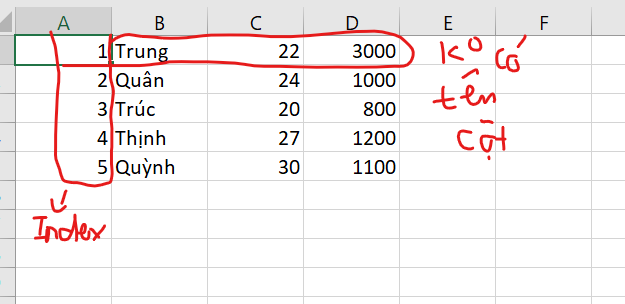
#> input picture Lession_3_pandas/csv_kotieude.png, 625 x 304 px
$ jupyter execute --allow-errors DataProcessing.ipynb
#> lines starting #> are read from the running program, lines starting #| are printed output that depends on the picture
[cell 1]
import pandas as pd
import numpy as np
from PIL import Image

# Các bước: Process

## 1. Read/write Data

## 2. Data cleaning (làm sạch dữ liệu):
. Dữ liệu ban đầu có thể:
- Thiếu giá trị (null)
- Có giá trị ngoại lai (các giá trị cách biệt rất lớn với các giá trị còn lại: vd: tuổi sv đa phần là 18-22 nhưng có đứa lại là 200 tuổi:))
- Có chứa các giá trị ko hợp lệ (tuổi, cân nặng là số âm,...)
- Chức các giá trị NaN (np.NaN), None

### => giải pháp:
. Thay thế giá trị
. Điền dữ liệu phía trên/dưới điền zô ô lỗi
. Loại bỏ fied (loại cái ô lỗi)
. Nội suy giá trị: Dùng hàm nội suy để tính toán ra giá trị bị thiếu để điền zô

# 3. Data Visualiation (Trực quan hóa dữ liệu)
. Có thể trực quan thành đồ thị (dùng matplotlip or seaborn)

# 4. Thao tác dữ liệu

# 1. Read/Write Data
## Đọc file CSV

#### đọc file bình thường

#> (a cell that did not finish here is left out)

#### Đọc file ko tiêu đề, có cột index

[cell 3]
image = Image.open('csv_kotieude.png')
#> image is the input picture: PIL image 625x304 RGBA; mean R, G, B, A 244.3, 239, 238.9, 255
image

#> (a cell that did not finish here is left out)

#### file có định dạng ngăn cách bởi ;
vd: csv bình thường: họ tên,tuổi,lương

    kiểu kỳ quái: họ tên;tuổi;lương

#> (a cell that did not finish here is left out)

#### lấy ra 2 cột mà hoyy

#> (a cell that did not finish here is left out)

#### ghi dataframe vào file

[cell 7]
dfx = pd.DataFrame({
    'ID': ['nv1', 'nv2', 'nv3', 'nv4', 'nv5', 'nv6'],
    'Name': ['Trung', 'Quân', 'Hải', 'Thanh', 'Phát', np.NaN]
})
dfx[1:].to_csv('output.csv')

dfx.to_csv('output2.csv', sep = ';') #lưu csv với ngăn cách là dấu ;

[cell 8]
dfx_read = pd.read_csv('output.csv')
dfx_read

### đọc file excel

#> (a cell that did not finish here is left out)

#> (a cell that did not finish here is left out)

### read file với các dòng đầu ko phải dữ liệu (mô tả)

#> (a cell that did not finish here is left out)

#> (a cell that did not finish here is left out)

### lấy 2 trên 3 cột

#> (a cell that did not finish here is left out)

#> (a cell that did not finish here is left out)

### sau khi read file thì nên ktra lại info của df đó

#> (a cell that did not finish here is left out)

# 2. Data Cleaning (Làm sạch Data)

[cell 16]
data = {
    'ID': pd.Series(['A01', 'A02', 'A03', 'A04', 'A05']),
    'Name': pd.Series(['Trung', 'Quân', 'Thịnh', 'Thắng', 'Huy']),
    'Age': pd.Series([22, 24, 23, 27, 9999]),
    'Salary': pd.Series([5000, 300, np.NaN, 380, 1200]),
    'Experience': pd.Series([1, 2, 7, 2, np.NaN])
}

df = pd.DataFrame(data)
df

### 1. thay thế

[cell 17]
#thay thế tất cả giá trị
#df.replace(9999, 0, inplace = True)
#df

#thay thế cho 1 cột mà hoy
df['Age'].replace(9999, 0, inplace = True)
df

df.replace(np.NaN, 0, inplace = True)
df

[cell 18]
data = {
    'ID': pd.Series(['A01', 'A02', 'A03', 'A04', 'A05']),
    'Name': pd.Series(['Trung', 'Quân', 'Thịnh', 'Thắng', 'Huy']),
    'Age': pd.Series([22, 24, 23, 27, 9999]),
    'Salary': pd.Series([5000, 300, np.NaN, 380, 1200]),
    'Experience': pd.Series([1, 2, 7, 2, np.NaN])
}

df = pd.DataFrame(data)
df

[cell 19]
##thay thế với giá trị null (NaN)
#lấy dòng trên (có giá trị != null) điền xuống dòng dưới (có giá trị null)
df = df.fillna(method ='ffill')
df

[cell 20]
data = {
    'ID': pd.Series(['A01', 'A02', 'A03', 'A04', 'A05']),
    'Name': pd.Series(['Trung', 'Quân', 'Thịnh', 'Thắng', 'Huy']),
    'Age': pd.Series([22, 24, 23, 27, 9999]),
    'Salary': pd.Series([5000, 300, np.NaN, 380, 1200]),
    'Experience': pd.Series([1, 2, 7, 2, np.NaN])
}

df = pd.DataFrame(data)
df

[cell 21]
##thay thế với giá trị null (NaN)
#lấy dòng dưới (có giá trị != null) điền xuống dòng trên (có giá trị null)
df = df.fillna(method ='backfill')
df

[cell 22]
data = {
    'ID': pd.Series(['A01', 'A02', 'A03', 'A04', 'A05']),
    'Name': pd.Series(['Trung', 'Quân', 'Thịnh', 'Thắng', 'Huy']),
    'Age': pd.Series([22, 24, 23, 27, 9999]),
    'Salary': pd.Series([5000, 300, np.NaN, 380, 1200]),
    'Experience': pd.Series([1, 2, 7, 2, np.NaN])
}

df = pd.DataFrame(data)
print(df)

# thay thế tất cả giá trị null = 0
df = df.fillna(0)
df

[cell 23]
data = {
    'ID': pd.Series(['A01', 'A02', 'A03', 'A04', 'A05']),
    'Name': pd.Series(['Trung', 'Quân', 'Thịnh', 'Thắng', 'Huy']),
    'Age': pd.Series([22, 24, 23, 27, 9999]),
    'Salary': pd.Series([5000, 300, np.NaN, 380, 1200]),
    'Experience': pd.Series([1, 2, 7, 2, np.NaN])
}

df = pd.DataFrame(data)
print(df)

##---------Thay thế giá trị null theo kiểu hợp lý hơn nè--------##

maxAge = df['Age'].max()
avgSalary = df['Salary'].mean()
medianExperience = df['Experience'].median()

#thay null trong age, salary, experience = maxAge, averageSalary, medianExperience
df = df.fillna(value={'Age': maxAge, 'Salary': avgSalary, 'Experience': medianExperience})
df

### xóa các dòng/cột null

[cell 24]
#xóa các dòng có giá trị null
df.dropna(axis = 0, inplace = True)

#xóa các cột có giá trị null
df.dropna(axis = 1, inplace = True)

### xử lý dữ liệu trùng

[cell 25]
data = {
    'ID': pd.Series(['A01', 'A02', 'A03', 'A04', 'A05', 'A01']),
    'Name': pd.Series(['Trung', 'Quân', 'Thịnh', 'Thắng', 'Huy', 'Trung']),
    'Age': pd.Series([22, 24, 23, 27, 9999, 22]),
    'Salary': pd.Series([5000, 300, np.NaN, 380, 1200, 5000]),
    'Experience': pd.Series([1, 2, 7, 2, np.NaN, 1])
}

df = pd.DataFrame(data)
print(df)
df.duplicated()  ##các dòng trả về false thì ko có dòng nào trùng:), True nếu dòng thứ i đó trùng


# xóa các dòng trùng (có thể ktra trên các cột)
dfFix = df.drop_duplicates()
dfFix

### xử dụng nội suy tuyến tính để loại bỏ null

[cell 26]
data = {
    'ID': pd.Series(['A01', 'A02', 'A03', 'A04', 'A05', 'A01']),
    'Name': pd.Series(['Trung', 'Quân', 'Thịnh', 'Thắng', 'Huy', 'Trung']),
    'Age': pd.Series([22, 24, 23, 27, 9999, 22]),
    'Salary': pd.Series([5000, 300, np.NaN, 380, 1200, 5000]),
    'Experience': pd.Series([1, 2, 7, 2, np.NaN, 1])
}

df = pd.DataFrame(data)
print(df)

df.interpolate(inplace = True)
df

[cell 27]
### sử dụng map
data = {
    'ID': pd.Series(['A01', 'A02', 'A03', 'A04', 'A05', 'A01']),
    'Name': pd.Series(['Trung', 'Quân', 'Thịnh', 'Thắng', 'Huy', 'Trung']),
    'Age': pd.Series([22, 24, 23, 27, 9999, 22]),
    'Salary': pd.Series([5000, 300, np.NaN, 380, 1200, 5000]),
    'Experience': pd.Series([1, 2, 7, 2, np.NaN, 1]),
    'Department': pd.Series(['IT', 'KT', 'LT', 'PV', 'HR', 'IT'])
}

df = pd.DataFrame(data)

Department = {
    'KT' : 'Kế Toán',
    'IT' : 'Kỹ Thuật',
    'LT' : 'Lễ Tân',
    'PV' : 'Phỏng Vấn',
    'HR' : 'Nhân Sự'
}

df['Department'] = df['Department'].map(Department)
df

## 3. Trực quan hóa

### Bar plot: biểu đồ cột

[cell 28]
data = {
    'ID': pd.Series(['A01', 'A02', 'A03', 'A04', 'A05', 'A06']),
    'Name': pd.Series(['Trung', 'Quân', 'Thịnh', 'Thắng', 'Huy', 'An']),
    'Age': pd.Series([22, 24, 23, 27, 29, 21]),
    'Salary': pd.Series([5000, 300, 200, 380, 1200, 500]),
    'Experience': pd.Series([1, 2, 7, 2, np.NaN, 1]),
    'Department': pd.Series(['IT', 'KT', 'LT', 'PV', 'HR', 'IT'])
}
df = pd.DataFrame(data)

[cell 29]
df['Salary'].plot.bar()
#> figure, not shown here; tallest bar 5000 high, from x = -0.25 to 0.25

[cell 30]
#tương tự nè
df['Salary'].plot(kind = 'bar')

[cell 31]
#vẽ tất cả các column có giá trị là số
df.plot.bar()
#> figure, not shown here; tallest bar 29 high, from x = 3.75 to 3.92; tallest bar 5000 high, from x = -0.0833 to 0.0833; tallest bar 7 high, from x = 2.08 to 2.25

[cell 32]
df[['Age', 'Experience']].plot.bar()
#> figure, not shown here; tallest bar 29 high, from x = 3.75 to 4; tallest bar 7 high, from x = 2 to 2.25

[cell 33]
#cột mà nằm ngang:))
df.plot.barh()
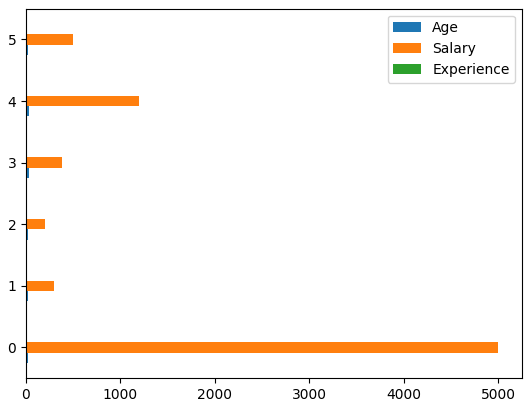
#> figure drawn by matplotlib, 1 panel

### Boxplot: biểu đồ hộp
dùng để ktra dữ liệu có tồn tại outlier hay ko

[cell 34]
Image.open('Box_plot_description.jpg')
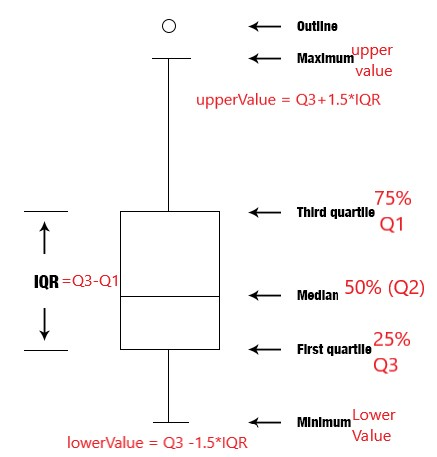
#> input picture Lession_3_pandas/Box_plot_description.jpg, 437 x 457 px

[cell 35]
df.plot.box()

df[["Age"]].plot.box()
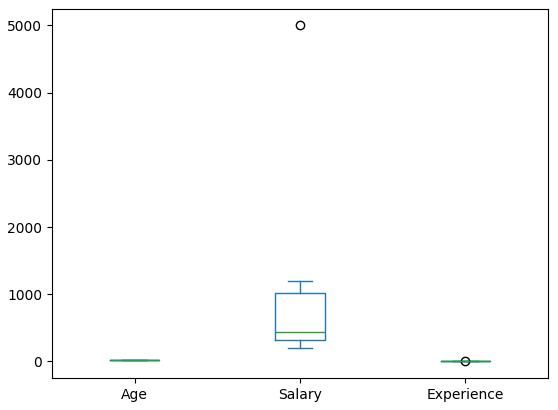
#> figure drawn by matplotlib, 1 panel
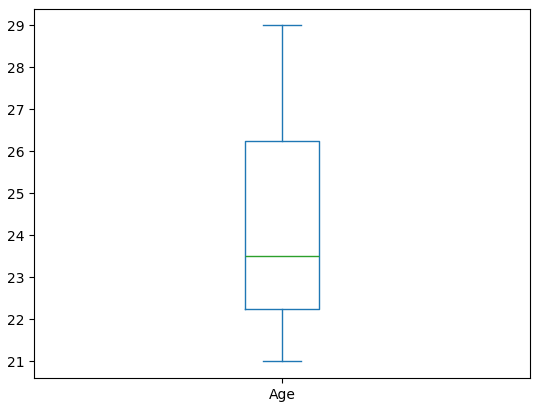
#> figure drawn by matplotlib, 1 panel

## Histogram
. Dạng phân phối tần xuất của 1 tập dữ liệu liên tục
- xem dc tần xuất suất hiện, phân bổ của dữ liệu
- xem dc tỉ lệ xuất hiện của dữ liệu

[cell 36]
df.plot.hist()
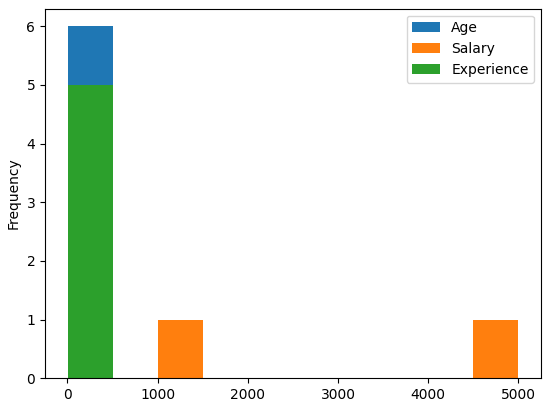
#> figure drawn by matplotlib, 1 panel; tallest bar 6 high, from x = 1 to 500.9; tallest bar 4 high, from x = 1 to 500.9; tallest bar 5 high, from x = 1 to 500.9

[cell 37]
df['Salary'].plot.hist()
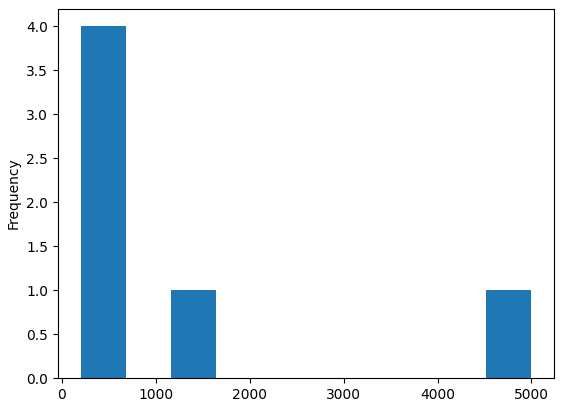
#> figure drawn by matplotlib, 1 panel; tallest bar 4 high, from x = 200 to 680

## biểu đồ đường thẳng: plot
- Xem sự thay đổi dữ liệu theo thời gian

[cell 38]
df.plot()
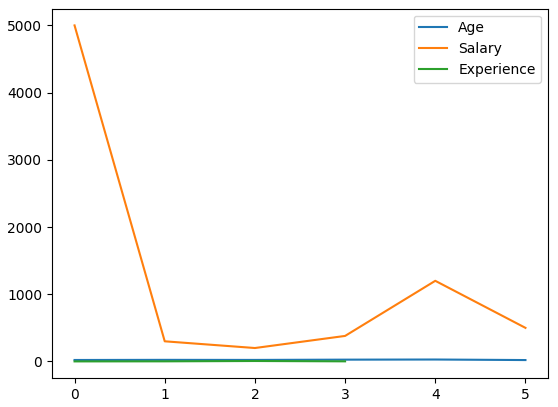
#> figure drawn by matplotlib, 1 panel

[cell 39]
df[['Age', 'Salary']].plot()
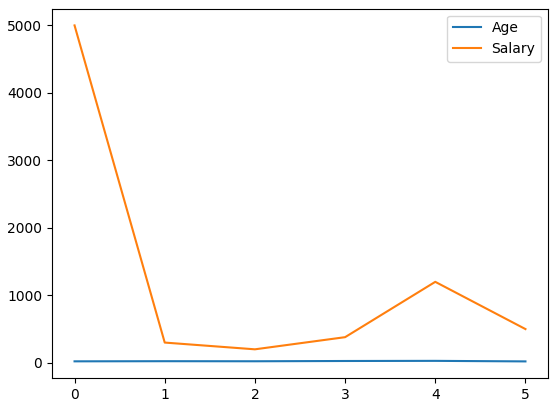
#> figure drawn by matplotlib, 1 panel

[cell 40]
df

## biểu đồ tròn: làm báo cáo, thống kê nhanh...

[cell 41]
df['Age'].plot.pie()
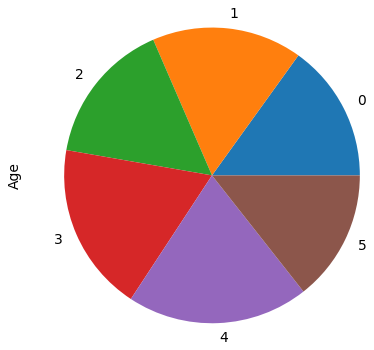
#> figure drawn by matplotlib, 1 panel

# 4. Thao tác dữ liệu

[cell 42]
data = {
    'ID': pd.Series(['A01', 'A02', 'A03', 'A04', 'A05', 'A06']),
    'Name': pd.Series(['Trung', 'Quân', 'Thịnh', 'Thắng', 'Huy', 'An']),
    'Age': pd.Series([22, 24, 23, 27, 29, 21]),
    'Salary': pd.Series([5000, 300, 200, 380, 1200, 500]),
    'Experience': pd.Series([1, 2, 7, 2, np.NaN, 1]),
    'Department': pd.Series(['IT', 'KT', 'LT', 'PV', 'HR', 'IT'])
}
df = pd.DataFrame(data)
df

[cell 43]
#lấy ra các nhân viên có tuổi > 25
df[df['Age'] > 25]

df[(df['Age'] > 25) & (df['Age'] < 28 )]

## Thêm cột mới

[cell 44]
df['Năm Sinh'] = 2021 - df['Age']
df

## Xóa cột/dòng

[cell 45]
#xóa cột
df1 = df.drop('Năm Sinh', axis = 1)
df1

#xóa dòng
df1 = df.drop(2, axis = 0) #xóa dòng 2
df1

## Group data và tổng hợp

[cell 46]
# gom nhóm theo phòng ban
dfGroup = df.groupby(by='Department').count()

#set lại index nè
dfGroup2 = df.groupby(by='Department', as_index = False).count()[['Name']]
dfGroup2

#df.groupby(by=['Department', 'Experience']).count()

[cell 47]
dfGroup[['Name']]

dfGroup['Name']

## Gộp dữ liệu

[cell 48]
data = {
    'ID': pd.Series(['A01', 'A02', 'A03', 'A04', 'A05', 'A06']),
    'Name': pd.Series(['Trung', 'Quân', 'Thịnh', 'Thắng', 'Huy', 'An']),
    'Age': pd.Series([22, 24, 23, 27, 29, 21]),
    'Salary': pd.Series([5000, 300, 200, 380, 1200, 500]),
    'Experience': pd.Series([1, 2, 7, 2, np.NaN, 1]),
    'Department': pd.Series(['IT', 'KT', 'LT', 'PV', 'HR', 'IT'])
}
df1 = pd.DataFrame(data)
df1

[cell 49]
data = {
    'ID': pd.Series(['A011', 'A012', 'A013', 'A014', 'A015', 'A016']),
    'Name': pd.Series(['Trang', 'Quỳnh', 'Thành', 'Thanh', 'Hùng', 'Ánh']),
    'Age': pd.Series([32, 25, 21, 27, 22, 28]),
    'Salary': pd.Series([500, 300, 200, 380, 1200, 500]),
    'Experience': pd.Series([1, 2, 7, 2, np.NaN, 1]),
    'Department': pd.Series(['IT', 'KT', 'LT', 'PV', 'HR', 'IT'])
}
df2 = pd.DataFrame(data)
df2

[cell 50]
#Gộp các cột lại (merge các cột lại)
dfNew_col = pd.concat([df1, df2], axis = 1)
dfNew_col

[cell 51]
#Gộp các dòng lại (merge các dòng lại <=> thêm các dòng mới zô á)
dfNew_row = pd.concat([df1, df2], axis = 0)
dfNew_row

[cell 52]
data1 = {
    'ID': pd.Series(['A01', 'A02', 'A03']),
    'Salary': pd.Series([5000, 300, 200]),
}
df1 = pd.DataFrame(data1)
df1


data2 = {
    'ID': pd.Series([np.NaN, 'A01', 'A02', 'A03', 'A07', 'A09']),
    'Name': pd.Series(['Trang', 'Quỳnh', 'Thành', 'Thanh', 'Hùng', 'Ánh']),
}
df2 = pd.DataFrame(data2)
df2

dfNew = pd.concat([df2, df1], axis = 1)
dfNew

[cell 53]
Image.open('inerjoin.png')
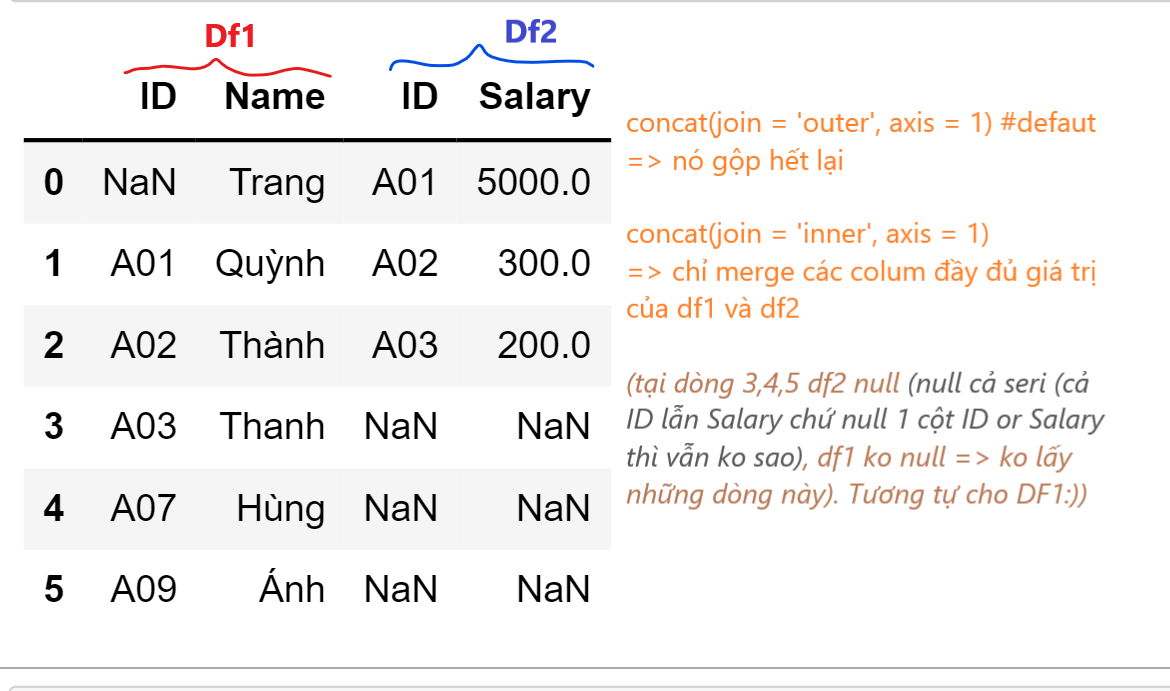
#> input picture Lession_3_pandas/inerjoin.png, 1170 x 691 px
